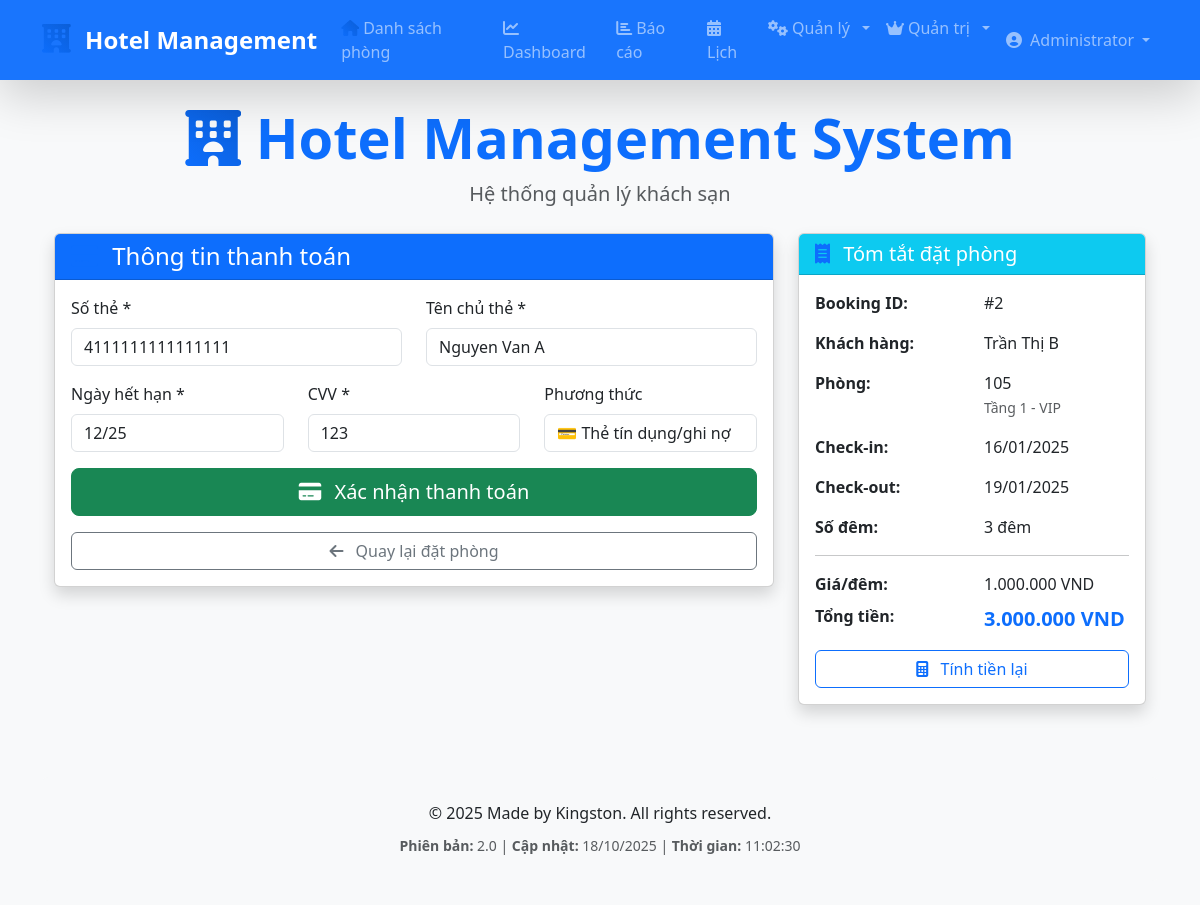
The app's page /payment_form.php?booking_id=2 (signed in) with its own data.
### tables this page shows
CREATE TABLE bookings (
    id INT AUTO_INCREMENT PRIMARY KEY,
    guest_id INT NOT NULL,
    room_id INT NOT NULL,
    checkin DATE NOT NULL,
    checkout DATE NOT NULL,
    total_price DECIMAL(10,2) NOT NULL,
    status ENUM('pending_payment', 'booked', 'checked_in', 'checked_out', 'completed', 'cancelled', 'early_checkout') DEFAULT 'pending_payment',
    payment_status ENUM('unpaid', 'paid', 'partial', 'refunded') DEFAULT 'unpaid',
    created_at TIMESTAMP DEFAULT CURRENT_TIMESTAMP,
    updated_at TIMESTAMP DEFAULT CURRENT_TIMESTAMP ON UPDATE CURRENT_TIMESTAMP,
    FOREIGN KEY (guest_id) REFERENCES guests(id) ON DELETE CASCADE,
    FOREIGN KEY (room_id) REFERENCES rooms(id) ON DELETE CASCADE
);

CREATE TABLE guests (
    id INT AUTO_INCREMENT PRIMARY KEY,
    user_id INT NULL,
    name VARCHAR(100) NOT NULL,
    phone VARCHAR(20),
    email VARCHAR(100),
    id_card VARCHAR(20),
    address TEXT,
    created_at TIMESTAMP DEFAULT CURRENT_TIMESTAMP,
    FOREIGN KEY (user_id) REFERENCES users(id) ON DELETE SET NULL
);

CREATE TABLE rooms (
    id INT AUTO_INCREMENT PRIMARY KEY,
    room_number VARCHAR(10) UNIQUE NOT NULL,
    type ENUM('VIP', 'Thường') DEFAULT 'Thường',
    floor INT NOT NULL,
    price DECIMAL(10,2) NOT NULL,
    price_per_night DECIMAL(10,2) NOT NULL,   
    status ENUM('available', 'booked', 'occupied', 'cleaning', 'maintenance') DEFAULT 'available',
    amenities TEXT,
    created_at TIMESTAMP DEFAULT CURRENT_TIMESTAMP
);

### payment_form.php (the view, shortened to what this page needs)
<?php
include "db.php";
$booking_id = isset($_GET['booking_id']) ? (int)$_GET['booking_id'] : 0;
$booking_query = $conn->query("
    SELECT b.*, r.room_number, r.type as room_type, r.floor, r.price,
           g.name as guest_name, g.phone as guest_phone, g.email as guest_email
    FROM bookings b
    JOIN rooms r ON b.room_id = r.id
    JOIN guests g ON b.guest_id = g.id
    WHERE b.id = $booking_id
");
$booking = $booking_query->fetch_assoc();
$checkin = new DateTime($booking['checkin']);
$checkout = new DateTime($booking['checkout']);
$nights = $checkin->diff($checkout)->days;
$total_amount = $booking['price'] * $nights;
include "includes/header.php";
?>
<div class="container-fluid">
    <div class="row">
        <div class="col-lg-8">
            <div class="card shadow mb-4">
                <div class="card-header bg-primary text-white">
                    <h3 class="card-title fs-4 mb-0"><i class="fas fa-credit-card"></i> Thông tin thanh toán</h3>
                </div>
                <div class="card-body">
                    <form method="POST" id="paymentForm">
                        <div class="row">
                            <div class="col-md-6">
                                <div class="mb-3">
                                    <label for="card_number" class="form-label">Số thẻ *</label>
                                    <input type="text" class="form-control" id="card_number" name="card_number"
                                           placeholder="1234 5678 9012 3456" maxlength="19" required>
                                </div>
                            </div>
                            <div class="col-md-6">
                                <div class="mb-3">
                                    <label for="card_name" class="form-label">Tên chủ thẻ *</label>
                                    <input type="text" class="form-control" id="card_name" name="card_name"
                                           placeholder="Nguyen Van A" required>
                                </div>
                            </div>
                        </div>
                        <div class="row">
                            <div class="col-md-4">
                                <div class="mb-3">
                                    <label for="card_expiry" class="form-label">Ngày hết hạn *</label>
                                    <input type="text" class="form-control" id="card_expiry" name="card_expiry"
                                           placeholder="MM/YY" maxlength="5" required>
                                </div>
                            </div>
                            <div class="col-md-4">
                                <div class="mb-3">
                                    <label for="card_cvv" class="form-label">CVV *</label>
                                    <input type="text" class="form-control" id="card_cvv" name="card_cvv"
                                           placeholder="123" maxlength="4" required>
                                </div>
                            </div>
                            <div class="col-md-4">
                                <div class="mb-3">
                                    <label class="form-label">Phương thức</label>
                                    <input type="text" class="form-control" value="💳 Thẻ tín dụng/ghi nợ" readonly>
                                </div>
                            </div>
                        </div>
                        <div class="d-grid gap-2">
                            <button type="submit" name="process_payment" class="btn btn-success btn-lg">
                                <i class="fas fa-credit-card"></i> Xác nhận thanh toán
                            </button>
                        </div>
                        <div class="d-grid gap-2 mt-3">
                            <a href="book.php?room_id=<?php echo $booking['room_id']; ?>" class="btn btn-outline-secondary">
                                <i class="fas fa-arrow-left"></i> Quay lại đặt phòng
                            </a>
                        </div>
                    </form>
                </div>
            </div>
        </div>
        <div class="col-lg-4">
            <div class="card shadow mb-4">
                <div class="card-header bg-info text-white">
                    <h3 class="card-title fs-5 mb-0"><i class="fas fa-receipt"></i> Tóm tắt đặt phòng</h3>
                </div>
                <div class="card-body">
                    <div class="row mb-3">
                        <div class="col-6"><strong>Booking ID:</strong></div>
                        <div class="col-6">#<?php echo $booking['id']; ?></div>
                    </div>
                    <div class="row mb-3">
                        <div class="col-6"><strong>Khách hàng:</strong></div>
                        <div class="col-6"><?php echo htmlspecialchars($booking['guest_name']); ?></div>
                    </div>
                    <div class="row mb-3">
                        <div class="col-6"><strong>Phòng:</strong></div>
                        <div class="col-6">
                            <?php echo $booking['room_number']; ?><br>
                            <small class="text-muted">Tầng <?php echo $booking['floor']; ?> - <?php echo $booking['room_type']; ?></small>
                        </div>
                    </div>
                    <div class="row mb-3">
                        <div class="col-6"><strong>Check-in:</strong></div>
                        <div class="col-6"><?php echo date('d/m/Y', strtotime($booking['checkin'])); ?></div>
                    </div>
                    <div class="row mb-3">
                        <div class="col-6"><strong>Check-out:</strong></div>
                        <div class="col-6"><?php echo date('d/m/Y', strtotime($booking['checkout'])); ?></div>
                    </div>
                    <div class="row mb-3">
                        <div class="col-6"><strong>Số đêm:</strong></div>
                        <div class="col-6"><?php echo $nights; ?> đêm</div>
                    </div>
                    <hr>
                    <div class="row mb-2">
                        <div class="col-6"><strong>Giá/đêm:</strong></div>
                        <div class="col-6"><?php echo number_format($booking['price'], 0, ',', '.'); ?> VND</div>
                    </div>
                    <div class="row mb-3">
                        <div class="col-6"><strong>Tổng tiền:</strong></div>
                        <div class="col-6">
                            <strong class="text-primary fs-5">
                                <?php echo number_format($total_amount, 0, ',', '.'); ?> VND
                            </strong>
                        </div>
                    </div>
                    <div class="d-grid gap-2 mt-3">
                        <button type="button" class="btn btn-outline-primary" onclick="calculateTotal()">
                            <i class="fas fa-calculator"></i> Tính tiền lại
                        </button>
                    </div>
                </div>
            </div>
        </div>
    </div>
</div>
<?php include "includes/footer.php"; ?>

### records on screen
bookings: id "2", guest.name "Trần Thị B", room.room_number "105", room.floor "1", room.type "VIP", checkin "16/01/2025", checkout "19/01/2025", nights "3", room.price "1.000.000", total_amount "3.000.000"

### other values on screen
$user['full_name'] "Administrator"
